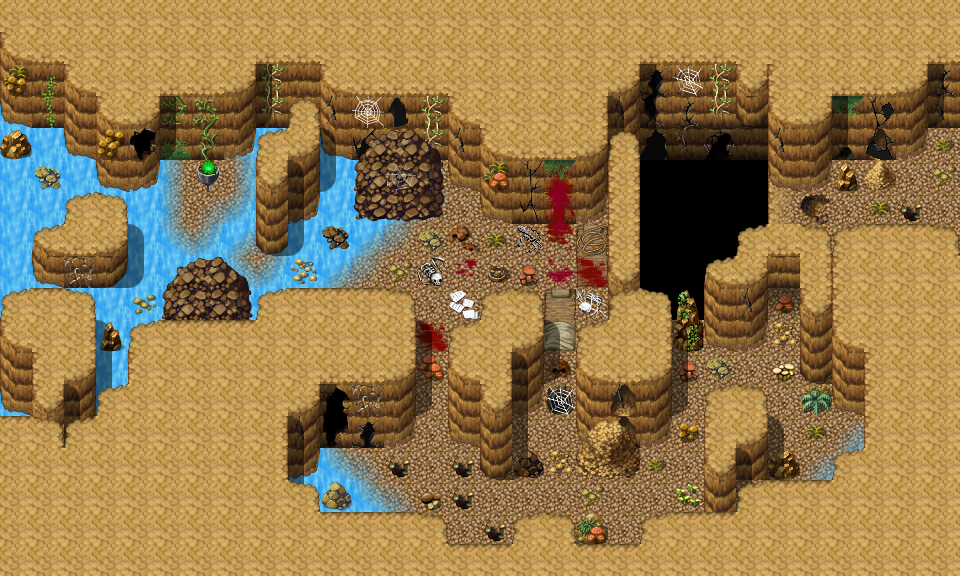

Tiled map render using the project's own tile images. Description and the map definition, with tile-layer contents summarised, below:
An orthogonal 30x18 tile map with 32x32 px tiles, 4 tile layers (Ground, Objects, Objects_replace, Above), 1 hidden layer not drawn, 25 tilesets and 13 objects (10x spawn, 2x mapchange, replace).

<map version="1.0" orientation="orthogonal" width="30" height="18" tilewidth="32" tileheight="32">
    <tileset firstgid="1" name="map_25" tilewidth="32" tileheight="32">
        <image source="../drawable/map_25.png" width="256" height="256" />
    </tileset>
    <tileset firstgid="65" name="map_21" tilewidth="32" tileheight="32">
        <image source="../drawable/map_21.png" width="256" height="256" />
    </tileset>
    <tileset firstgid="129" name="map_0" tilewidth="32" tileheight="32">
        <image source="../drawable/map_0.png" width="256" height="256" />
    </tileset>
    <tileset firstgid="193" name="map_26" tilewidth="32" tileheight="32">
        <image source="../drawable/map_26.png" width="256" height="256" />
    </tileset>
    <tileset firstgid="257" name="map_9" tilewidth="32" tileheight="32">
        <image source="../drawable/map_9.png" width="256" height="256" />
    </tileset>
    <tileset firstgid="321" name="map_18" tilewidth="32" tileheight="32">
        <image source="../drawable/map_18.png" width="256" height="256" />
    </tileset>
    <tileset firstgid="385" name="map_27" tilewidth="32" tileheight="32">
        <image source="../drawable/map_27.png" width="256" height="256" />
    </tileset>
    <tileset firstgid="449" name="map_42" tilewidth="32" tileheight="32">
        <image source="../drawable/map_42.png" width="256" height="256" />
    </tileset>
    <tileset firstgid="513" name="map_1" tilewidth="32" tileheight="32">
        <image source="../drawable/map_1.png" width="256" height="256" />
    </tileset>
    <tileset firstgid="577" name="map_4" tilewidth="32" tileheight="32">
        <image source="../drawable/map_4.png" width="256" height="256" />
    </tileset>
    <tileset firstgid="641" name="map_5" tilewidth="32" tileheight="32">
        <image source="../drawable/map_5.png" width="256" height="256" />
    </tileset>
    <tileset firstgid="705" name="map_3" tilewidth="32" tileheight="32">
        <image source="../drawable/map_3.png" width="256" height="256" />
    </tileset>
    <tileset firstgid="769" name="map_16" tilewidth="32" tileheight="32">
        <image source="../drawable/map_16.png" width="256" height="256" />
    </tileset>
    <tileset firstgid="833" name="map_33" tilewidth="32" tileheight="32">
        <image source="../drawable/map_33.png" width="256" height="256" />
    </tileset>
    <tileset firstgid="897" name="map_2" tilewidth="32" tileheight="32">
        <image source="../drawable/map_2.png" width="256" height="256" />
    </tileset>
    <tileset firstgid="961" name="map_41" tilewidth="32" tileheight="32">
        <image source="../drawable/map_41.png" width="256" height="256" />
    </tileset>
    <tileset firstgid="1025" name="map_10" tilewidth="32" tileheight="32">
        <image source="../drawable/map_10.png" width="256" height="256" />
    </tileset>
    <tileset firstgid="1089" name="map_17" tilewidth="32" tileheight="32">
        <image source="../drawable/map_17.png" width="256" height="256" />
    </tileset>
    <tileset firstgid="1153" name="map_35" tilewidth="32" tileheight="32">
        <image source="../drawable/map_35.png" width="256" height="256" />
    </tileset>
    <tileset firstgid="1217" name="map_19" tilewidth="32" tileheight="32">
        <image source="../drawable/map_19.png" width="256" height="256" />
    </tileset>
    <tileset firstgid="1281" name="map_43" tilewidth="32" tileheight="32">
        <image source="../drawable/map_43.png" width="256" height="256" />
    </tileset>
    <tileset firstgid="1345" name="map_12" tilewidth="32" tileheight="32">
        <image source="../drawable/map_12.png" width="256" height="256" />
    </tileset>
    <tileset firstgid="1409" name="map_22" tilewidth="32" tileheight="32">
        <image source="../drawable/map_22.png" width="256" height="256" />
    </tileset>
    <tileset firstgid="1473" name="map_6" tilewidth="32" tileheight="32">
        <image source="../drawable/map_6.png" width="256" height="256" />
    </tileset>
    <tileset firstgid="1537" name="map_40" tilewidth="32" tileheight="32">
        <image source="../drawable/map_40.png" width="256" height="256" />
    </tileset>
    <layer name="Ground" width="30" height="18">
        <data>[540 cells, 540 non-empty, 19 distinct tile ids]</data>
    </layer>
    <layer name="Objects" width="30" height="18">
        <data>[540 cells, 203 non-empty, 94 distinct tile ids]</data>
    </layer>
    <layer name="Objects_replace" width="30" height="18">
        <data>[540 cells, 1 non-empty, 1 distinct tile ids]</data>
    </layer>
    <layer name="Above" width="30" height="18">
        <data>[540 cells, 74 non-empty, 31 distinct tile ids]</data>
    </layer>
    <layer name="Walkable" width="30" height="18" visible="0">
        <data>[540 cells, 456 non-empty, 1 distinct tile ids]</data>
    </layer>
    <objectgroup name="Mapevents">
        <object name="tp1" type="mapchange" x="192" y="160" width="32" height="32">
            <properties>
                <property name="map" value="shortcut_lodar4" />
                <property name="place" value="tp1" />
            </properties>
        </object>
        <object name="east" type="mapchange" x="928" y="128" width="32" height="96">
            <properties>
                <property name="map" value="shortcut_lodar2" />
                <property name="place" value="west" />
            </properties>
        </object>
    </objectgroup>
    <objectgroup name="Spawn" visible="0">
        <object name="cavebat2" type="spawn" x="384" y="192" width="224" height="160">
            <properties>
                <property name="spawngroup" value="cavebat2" />
            </properties>
        </object>
        <object name="cavebat1" type="spawn" x="352" y="192" width="256" height="160">
            <properties>
                <property name="quantity" value="3" />
                <property name="spawngroup" value="cavebat1" />
            </properties>
        </object>
        <object name="caveburr2" type="spawn" x="416" y="352" width="32" height="96">
            <properties>
                <property name="spawngroup" value="caveburr2" />
            </properties>
        </object>
        <object name="cavebat2_1" type="spawn" x="288" y="256" width="32" height="32">
            <properties>
                <property name="spawngroup" value="cavebat2" />
            </properties>
        </object>
        <object name="caveburr2_1" type="spawn" x="320" y="416" width="192" height="128">
            <properties>
                <property name="spawngroup" value="caveburr2" />
            </properties>
        </object>
        <object name="cavebat1_1" type="spawn" x="288" y="416" width="224" height="128">
            <properties>
                <property name="quantity" value="2" />
                <property name="spawngroup" value="cavebat1" />
            </properties>
        </object>
        <object name="caveburr1" type="spawn" x="544" y="416" width="160" height="128">
            <properties>
                <property name="quantity" value="2" />
                <property name="spawngroup" value="caveburr1" />
            </properties>
        </object>
        <object name="mudfiend" type="spawn" x="672" y="384" width="32" height="32">
            <properties>
                <property name="spawngroup" value="mudfiend" />
            </properties>
        </object>
        <object name="cavebat2_2" type="spawn" x="704" y="320" width="160" height="160">
            <properties>
                <property name="spawngroup" value="cavebat2" />
            </properties>
        </object>
        </objectgroup>
    <objectgroup name="Keys" />
    <objectgroup name="Replace">
        <!-- 1 objects omitted --></objectgroup>
</map>
<!-- 2 of 13 objects omitted -->
